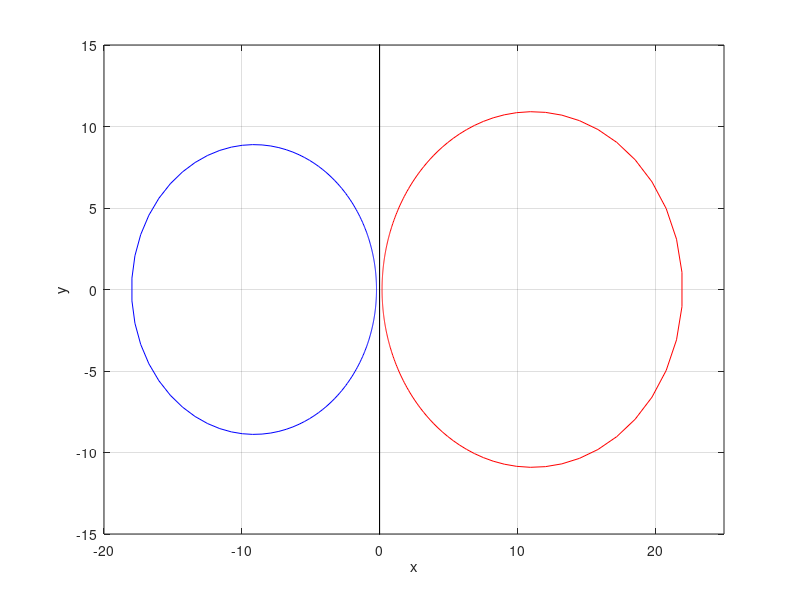

Recreate this plot in MATLAB.
clf

% Trapezoidal method
tm = @(z) 2*(z-1)./(z+1);

t = linspace(0,2*pi,360);
xx1 = cos(t) +i*sin(t);
xx2 = 1.2*xx1;
xx3 = 0.8*xx1;

% Absolute stability region for the trapezoidal method
z = tm(xx1);
x = real(z);
y = imag(z);
plot(x,y,'k');
grid on;
hold on;
xlabel('x');
ylabel('y');
% axis equal;

z = tm(xx2);
x = real(z);
y = imag(z);
plot(x,y,'r');

z = tm(xx3);
x = real(z);
y = imag(z);
plot(x,y,'b');

axis([-20 25 -15 15 ]);

% Save the figure
print('stability_ex4','-dpng')
